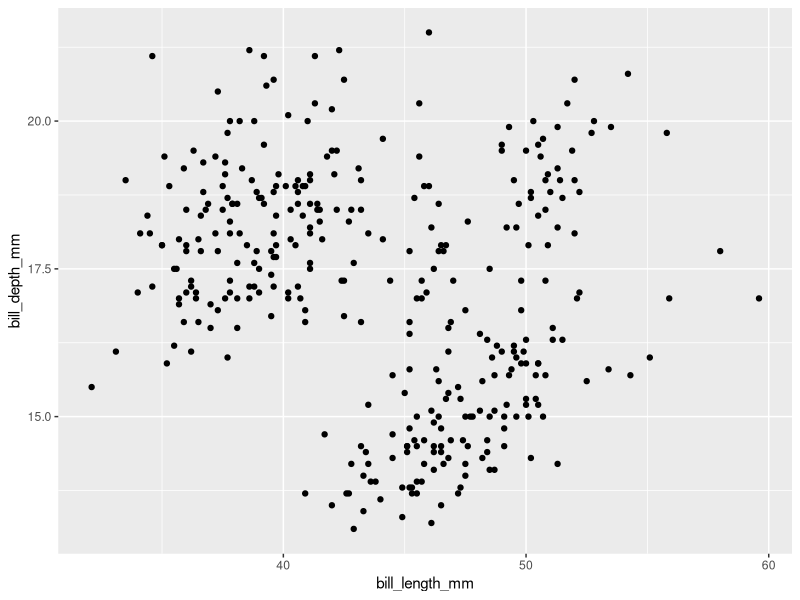
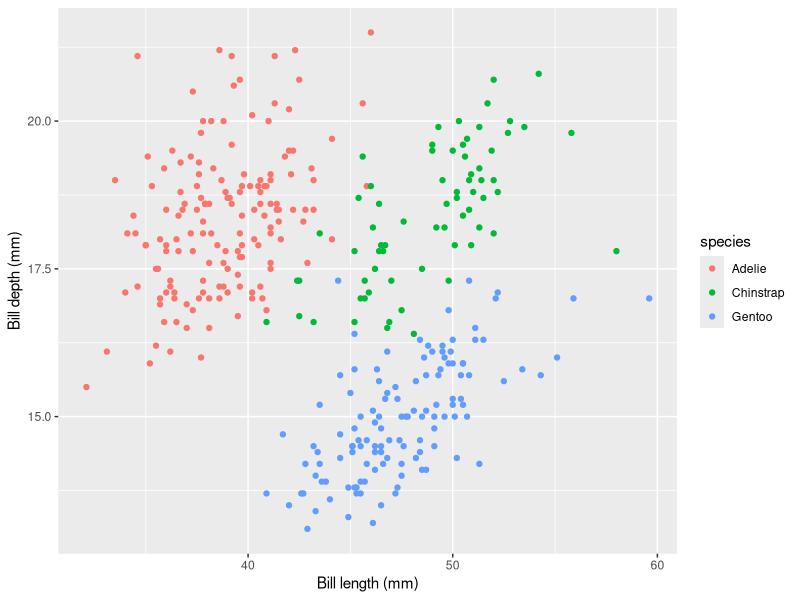
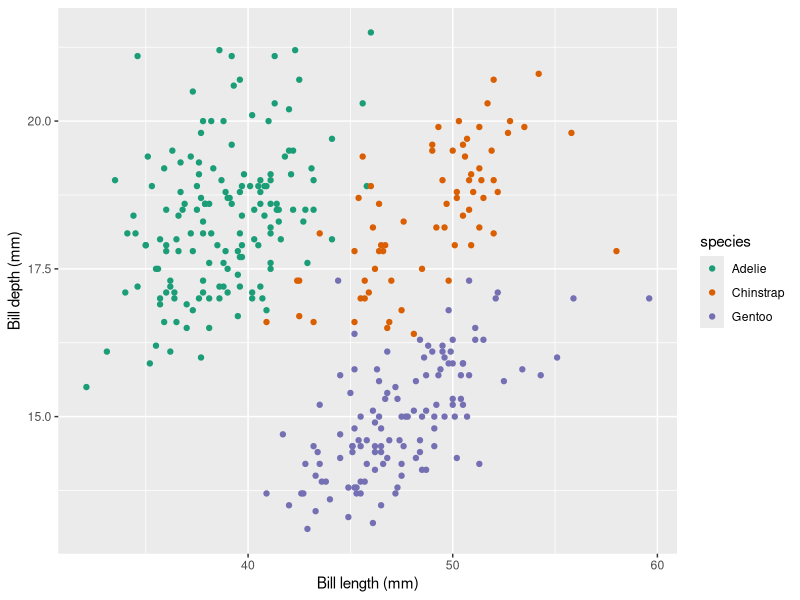
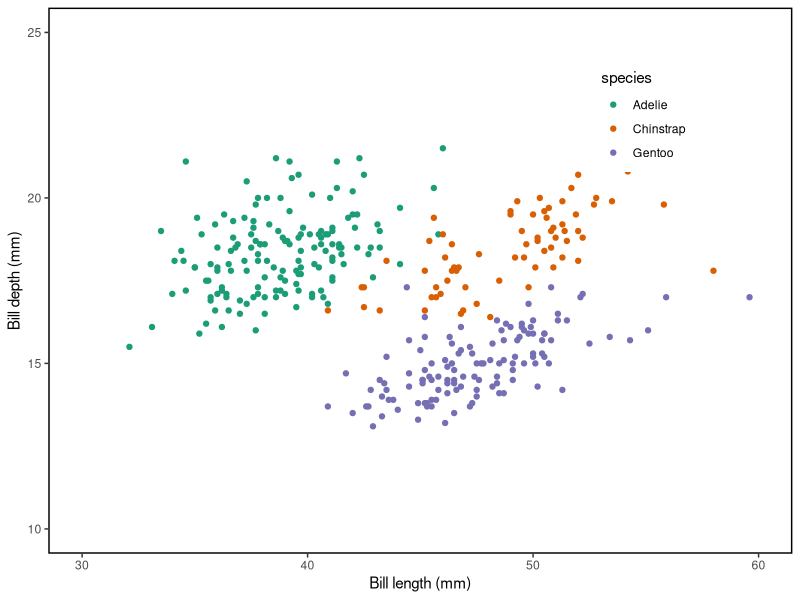
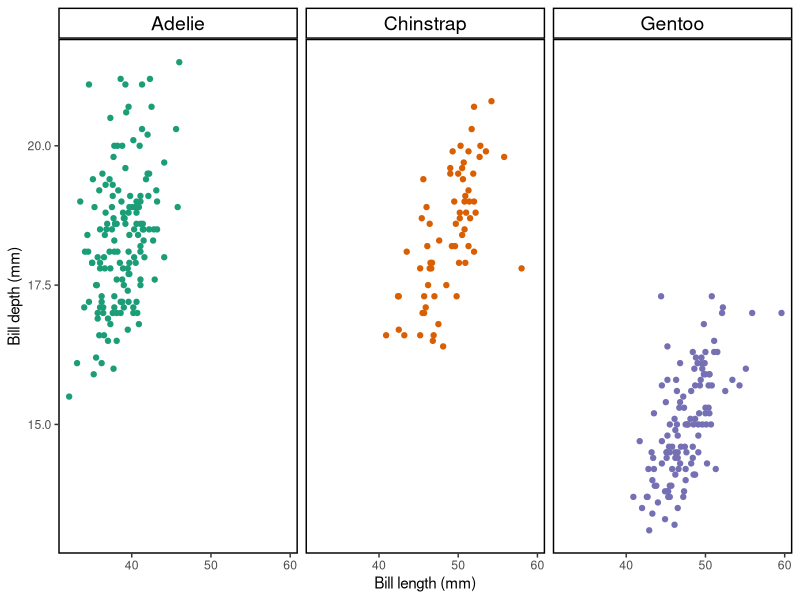
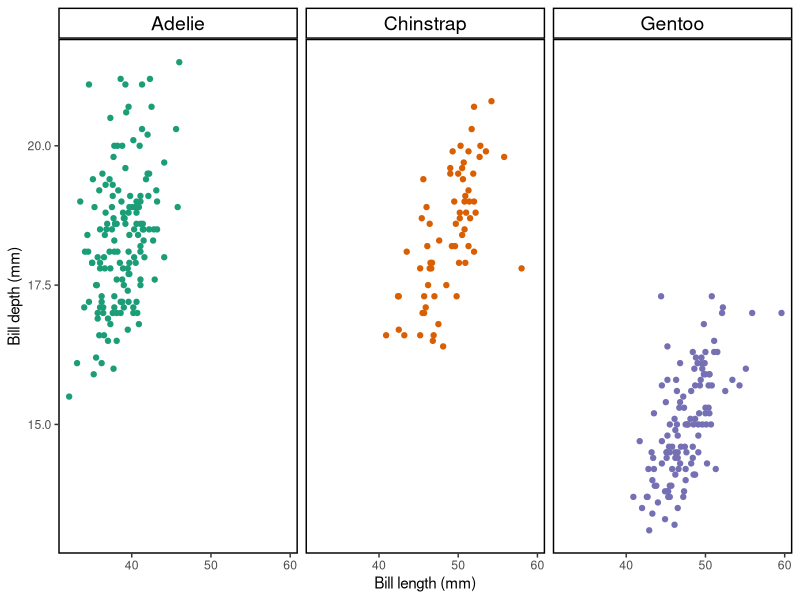

R code for these plots, in order:

#### load libraries ####
library(ggplot2)
library(data.table)


#### load penguins example data (https://allisonhorst.github.io/palmerpenguins/) ####
#install.packages("palmerpenguins")
library(palmerpenguins)

data(penguins)

## convert to data.table 
setDT(penguins) 

#### basic scatter plot ####
ggplot(data = penguins) + 
  geom_point(aes(bill_length_mm, 
                 bill_depth_mm)) 

#### update plot 1 ####
#### color by species and have appropriate axis labels

## plot
ggplot(penguins) + 
  geom_point(aes(bill_length_mm, 
                 bill_depth_mm, 
                 color = species)) +
  ylab("Bill depth (mm)") +
  xlab("Bill length (mm)")

#### update plot 2 ####
#### customize color (https://colorbrewer2.org/)

## assign three colours 
col = c("#1b9e77", "#d95f02", "#7570b3") 

## plot
ggplot(penguins) + 
  geom_point(aes(bill_length_mm, 
                 bill_depth_mm, 
                 color = species)) +
  ylab("Bill depth (mm)") +
  xlab("Bill length (mm)") +
  scale_color_manual(values = col)
  #scale_color_viridis_d()

#### update plot 3 ####
#### customize background using a theme

## assign theme
theme_penguin <- theme(legend.position = c(0.8, 0.8),
                    legend.key = element_blank(),
                    panel.grid.minor = element_blank(),
                    panel.background = element_blank(), 
                    panel.border = element_rect(colour = "black", fill=NA, size = 1))

## plot
ggplot(penguins) + 
  geom_point(aes(bill_length_mm, 
                 bill_depth_mm, 
                 color = species)) +
  xlim(30,60) +
  ylim(10,25) +
  ylab("Bill depth (mm)") +
  xlab("Bill length (mm)") +
  scale_color_manual(values = col) +
  theme_penguin
  #theme_bw()

#### update plot 4 ####
#### facet_wrap

## assign theme
theme_facet <- theme(legend.position = 'none',
                     strip.background = element_rect(color = "black", 
                                                     fill = "white", 
                                                     size = 1),
                     strip.text = element_text(size = 14, color = "black"),
                     panel.grid.minor = element_blank(),
                     panel.background = element_blank(), 
                     panel.border = element_rect(colour = "black", fill=NA, size = 1))

## plot
ggplot(penguins) + 
  geom_point(aes(bill_length_mm, 
                 bill_depth_mm, 
                 color = species)) +
  ylab("Bill depth (mm)") +
  xlab("Bill length (mm)") +
  scale_color_manual(values = col) +
  theme_facet +
  facet_wrap(~species)

#### update plot 5 ####
#### export as "publication ready"

png("figures/fig1.png", 
    width = 3000, 
    height = 2000, 
    units = "px", 
    res = 500)
ggplot(penguins) + 
  geom_point(aes(bill_length_mm, 
                 bill_depth_mm, 
                 color = species)) +
  ylab("Bill depth (mm)") +
  xlab("Bill length (mm)") +
  scale_color_manual(values = col) +
  theme_facet +
  facet_wrap(~species)
dev.off()


#### update plot 6 ####